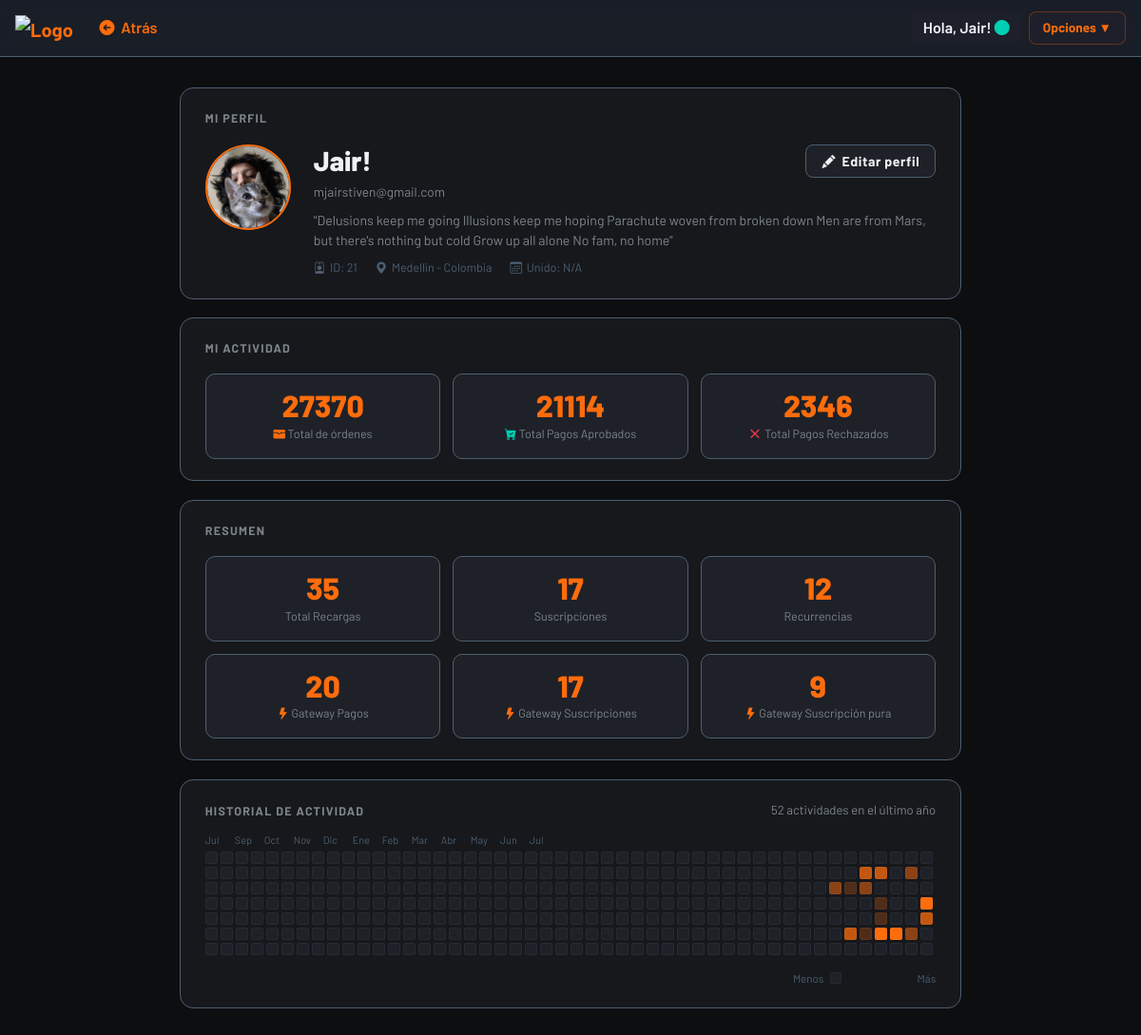
Page /profile/index.php (signed in) on the committed database.
### tables this page shows
CREATE TABLE
  `users` (
    `id` int (11) NOT NULL,
    `nombre` varchar(30) NOT NULL,
    `correo` varchar(50) NOT NULL,
    `usuario` varchar(20) NOT NULL,
    `contraseña` varchar(155) NOT NULL,
    `profile_image` varchar(255) NOT NULL,
    `location` varchar(100) NOT NULL,
    `bio` text NOT NULL
  );

### profile/index.php (the view, shortened to what this page needs)
<?php
require_once '../php/conexion_be.php';
$user_id = intval($_SESSION['user_id'] ?? 0);
$row = mysqli_fetch_assoc(mysqli_query($conexion, "SELECT * FROM users WHERE id = '$user_id'"));
$correo = mysqli_real_escape_string($conexion, $row['correo']);
$total_ordenes_pago = mysqli_fetch_assoc(mysqli_query($conexion, "SELECT COUNT(*) as total FROM ordenes, suscripciones, recurrencias "))['total'];
$total_aprobadas = mysqli_fetch_assoc(mysqli_query($conexion, "SELECT COUNT(*) as total FROM ordenes, suscripciones, recurrencias WHERE ordenes.estado = 'aprobada'"))['total'];
$total_ordenes_rechazadas = mysqli_fetch_assoc(mysqli_query($conexion, "SELECT COUNT(*) as total FROM ordenes, suscripciones, recurrencias WHERE ordenes.estado = 'rechazada'"))['total'];
$total_ordenes = mysqli_fetch_assoc(mysqli_query($conexion, "SELECT COUNT(*) as total FROM ordenes "))['total'];
$total_subs = mysqli_fetch_assoc(mysqli_query($conexion, "SELECT COUNT(*) as total FROM suscripciones WHERE usuario_id = '$correo'"))['total'];
$total_recurrencias = mysqli_fetch_assoc(mysqli_query($conexion, "SELECT COUNT(*) as total FROM recurrencias WHERE usuario_id = '$correo' "))['total'];
$total_gw_ordenes = mysqli_fetch_assoc(mysqli_query($conexion, "SELECT COUNT(*) as total FROM gateway_ordenes WHERE correo = '$correo'"))['total'] ?? 0;
$total_gw_subs = mysqli_fetch_assoc(mysqli_query($conexion, "SELECT COUNT(*) as total FROM gateway_suscripciones WHERE correo = '$correo'"))['total'] ?? 0;
$total_gw_suscription = mysqli_fetch_assoc(mysqli_query($conexion, "SELECT COUNT(*) as total FROM gateway_suscription WHERE correo = '$correo'"))['total'] ?? 0;
?>
<!DOCTYPE html>
<html lang="es">
<head>
    <link href="https://cdn.jsdelivr.net/npm/bootstrap@5.3.2/dist/css/bootstrap.min.css" rel="stylesheet">
    <link href="https://cdn.jsdelivr.net/npm/bootstrap-icons/font/bootstrap-icons.css" rel="stylesheet">
    <link href="https://googleapis.com" rel="stylesheet">
    <link rel="stylesheet" href="https://cdnjs.cloudflare.com/ajax/libs/font-awesome/7.0.1/css/all.min.css">
</head>
<body>
    <nav class="navbar navbar-dark navbar-expand-lg px-3 py-2">
        <a class="navbar-brand fw-bold" href="../home.php" style="color: var(--accent);">
            <img src="../assets/icons/iconoy.png" alt="Logo" style="width: 30px;">
        </a>
        <a href="../home.php" class="btn-back-nav"><i class="fa-solid fa-circle-arrow-left"></i> Atrás</a>
        <div class="ms-auto d-flex align-items-center gap-2">
            <span
                style="background-color: rgba(30,33,44,0.84); padding: 5px 12px; border-radius: 8px; font-weight: 600; color: var(--text-main);">
                <?= isset($_SESSION['usuario']) ? "Hola, " . htmlspecialchars($_SESSION['usuario']) : "Invitado" ?>
                <i class="bi bi-circle-fill" style="color: var(--color-secondary-1);"></i>
            </span>
            <div class="dropdown">
                <button class="dropbtn">Opciones ▼</button>
            </div>
        </div>
    </nav>
    <div class="profile-layout">
        <div class="pcard">
            <div class="pcard-title">Mi Perfil</div>
            <div class="profile-header">
                <?php if (!empty($row['profile_image']) && file_exists('../uploads/' . $row['profile_image'])): ?>
                    <img src="../uploads/<?= htmlspecialchars($row['profile_image']) ?>" class="avatar-img" alt="Foto">
                <?php else: ?>
                    <div class="avatar-initials"><?= strtoupper(substr($row['usuario'], 0, 1)) ?></div>
                <?php endif; ?>
                <div class="profile-info">
                    <div class="profile-top-row">
                        <div class="profile-name"><?= htmlspecialchars($row['usuario']) ?></div>
                        <a href="edit_profile.php" class="btn-edit">
                            <i class="bi bi-pencil-fill"></i> Editar perfil
                        </a>
                    </div>
                    <div class="profile-correo"><?= htmlspecialchars($row['correo']) ?></div>
                    <?php if (!empty($row['bio'])): ?>
                        <div class="profile-bio">"<?= htmlspecialchars($row['bio']) ?>"</div>
                    <?php endif; ?>
                    <div class="profile-meta">
                        <span class="meta-item"><i class="bi bi-person-badge"></i> ID:
                            <?= htmlspecialchars($row['id']) ?></span>
                        <?php if (!empty($row['location'])): ?>
                            <span class="meta-item"><i class="bi bi-geo-alt-fill"></i>
                                <?= htmlspecialchars($row['location']) ?></span>
                        <?php endif; ?>
                        <span class="meta-item"><i class="bi bi-calendar3"></i> Unido:
                            <?= htmlspecialchars(substr($row['created_at'] ?? 'N/A', 0, 10)) ?></span>
                    </div>
                </div>
            </div>
        </div>
        <div class="pcard">
            <div class="pcard-title">Mi Actividad</div>
            <div class="activity-grid">
                <div class="activity-box">
                    <div class="activity-num"><?= $total_ordenes_pago ?></div>
                    <div class="activity-label"><i class="bi bi-wallet-fill" style="color: var(--accent);"></i> Total de
                        órdenes</div>
                </div>
                <div class="activity-box">
                    <div class="activity-num"><?= $total_aprobadas ?></div>
                    <div class="activity-label"><i class="bi bi-cart-check-fill"
                            style="color: var(--color-secondary-1);"></i> Total Pagos Aprobados</div>
                </div>
                <div class="activity-box">
                    <div class="activity-num"><?= $total_ordenes_rechazadas ?></div>
                    <div class="activity-label"><i class="fa-solid fa-xmark" style="color: var(--color-danger);"></i>
                        Total Pagos Rechazados</div>
                </div>
            </div>
        </div>
        <div class="resumencard">
            <div class="pcard-title">Resumen</div>
            <div class="summary-grid">
                <div class="summary-box">
                    <div class="summary-num"><?= $total_ordenes ?></div>
                    <div class="summary-label">Total Recargas</div>
                </div>
                <div class="summary-box">
                    <div class="summary-num"><?= $total_subs ?></div>
                    <div class="summary-label">Suscripciones</div>
                </div>
                <div class="summary-box">
                    <div class="summary-num"><?= $total_recurrencias ?></div>
                    <div class="summary-label">Recurrencias</div>
                </div>
                <div class="summary-box">
                    <div class="summary-num"><?= $total_gw_ordenes ?></div>
                    <div class="summary-label"><i class="bi bi-lightning-fill" style="color: var(--accent);"></i>
                        Gateway Pagos</div>
                </div>
                <div class="summary-box">
                    <div class="summary-num"><?= $total_gw_subs ?></div>
                    <div class="summary-label"><i class="bi bi-lightning-fill" style="color: var(--accent);"></i>
                        Gateway Suscripciones</div>
                </div>
                <div class="summary-box">
                    <div class="summary-num"><?= $total_gw_suscription ?></div>
                    <div class="summary-label"><i class="bi bi-lightning-fill" style="color: var(--accent);"></i>
                        Gateway Suscripción pura</div>
                </div>
            </div>
        </div>
        <div class="pcard">
            <div class="calendar-header">
                <div class="pcard-title" style="margin-bottom:0;">Historial de actividad</div>
                <div class="calendar-total" id="calTotal"></div>
            </div>
            <div class="calendar-scroll">
                <div class="cal-months" id="calMonths"></div>
                <div class="calendar-grid" id="calGrid"></div>
            </div>
            <div class="cal-legend">
                <span>Menos</span>
                <div class="cal-legend-cell"
                    style="background:var(--bg-card); border:1px solid rgba(255,255,255,0.04);"></div>
                <div class="cal-legend-cell level-1"></div>
                <div class="cal-legend-cell level-2"></div>
                <div class="cal-legend-cell level-3"></div>
                <div class="cal-legend-cell level-4"></div>
                <span>Más</span>
            </div>
        </div>
    </div>
</body>
</html>

### rows in the picture
users: profile_image (picture), usuario "Jair!", correo "mjairstiven@gmail.com", bio "Delusions keep me going Illusions keep me hoping Parachute woven from broken down Men are from Mars, but there's nothing but cold Grow up all alone No fam, no home", id "21", location "Medellin - Colombia"

### other values in the picture
$_SESSION['usuario'] "Jair!"
substr($row['created_at'] ?? 'N/A', 0, 10) "N/A"
$total_ordenes_pago "27370"
$total_aprobadas "21114"
$total_ordenes_rechazadas "2346"
$total_ordenes "35"
$total_subs "17"
$total_recurrencias "12"
$total_gw_ordenes "20"
$total_gw_subs "17"
$total_gw_suscription "9"
